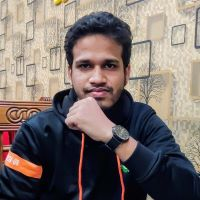
#> input picture sm_pic.jpg, 200 x 200 px, found by its file name
$ python code_combine.py
#> lines starting #> are read from the running program, lines starting #| are printed output that depends on the picture; long printed decimals are rounded
from PIL import Image
import cv2
import numpy as np
import matplotlib.pyplot as plt
import math

# -----------------------------
# Load Original Image (PIL for contrast enhancement)
# -----------------------------
img_pil = Image.open("sm_pic.jpg").convert('RGB')
#> img_pil is the input picture: PIL image 200x200 RGB; mean R, G, B 121.9, 110.4, 106.4
img_np = np.array(img_pil)

# Also load grayscale version for other transformations
img_gray = cv2.cvtColor(img_np, cv2.COLOR_RGB2GRAY)
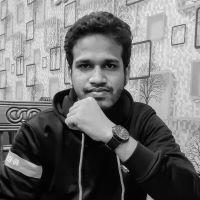
#> img_gray: shape (200, 200); min 0, max 238, mean 113.4

# -----------------------------
# Lab 05: Contrast Enhancement
# -----------------------------
alpha = 1.5   # Contrast control
beta = 20     # Brightness control

contrast_img = np.clip(alpha * img_np + beta, 0, 255).astype(np.uint8)
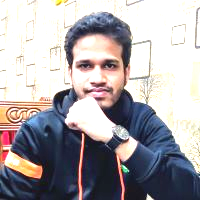
#> contrast_img: shape (200, 200, 3); mean R, G, B 169.1, 164.5, 168.3
contrast_gray = cv2.cvtColor(contrast_img, cv2.COLOR_RGB2GRAY)
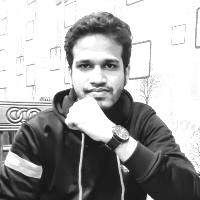
#> contrast_gray: shape (200, 200); min 20, max 255, mean 166.3

# -----------------------------
# Lab 04: Log Transformation
# -----------------------------
c = 255 / np.log(1 + np.max(img_gray))
#> c = 46.56
log_img = c * np.log(1 + img_gray)
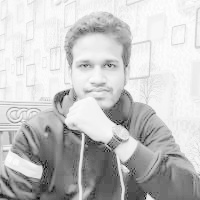
#> log_img: shape (200, 200) float16; min 0, max 255, mean 197.8
log_img = np.array(log_img, dtype=np.uint8)

# -----------------------------
# Power-Law (Gamma) Transformation
# -----------------------------
gamma = 0.5
gamma_img = np.array(255 * (img_gray / 255) ** gamma, dtype='uint8')
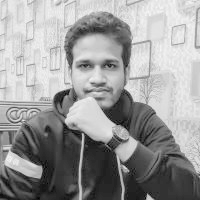
#> gamma_img: shape (200, 200); min 0, max 246, mean 153.6

# -----------------------------
# MSE & PSNR Function
# -----------------------------
def mse_psnr(original, processed):
    mse = np.mean((original - processed) ** 2)
#> mse = 117.7
    if mse == 0:
        psnr = 100
    else:
        psnr = 10 * math.log10((255 * 255) / mse)
#> psnr = 27.42
    return mse, psnr

# -----------------------------
# Compute Metrics
# -----------------------------
mse_c, psnr_c = mse_psnr(img_gray, contrast_gray)
#> mse_c = 117.7; psnr_c = 27.42
mse_l, psnr_l = mse_psnr(img_gray, log_img)
#> mse_l = 101.2; psnr_l = 28.08
mse_g, psnr_g = mse_psnr(img_gray, gamma_img)
#> mse_g = 116.9; psnr_g = 27.45

# -----------------------------
# Print Results
# -----------------------------
print("===== IMAGE QUALITY COMPARISON =====\n")

print("Contrast Enhancement:")
print("MSE :", mse_c)
#| MSE : 117.708
print("PSNR:", psnr_c, "dB\n")
#| PSNR: 27.423 dB

print("Log Transformation:")
print("MSE :", mse_l)
#| MSE : 101.190
print("PSNR:", psnr_l, "dB\n")
#| PSNR: 28.079 dB

print("Gamma Transformation:")
print("MSE :", mse_g)
#| MSE : 116.944
print("PSNR:", psnr_g, "dB\n")
#| PSNR: 27.451 dB

# -----------------------------
# Display Images
# -----------------------------
titles = [
    "Original Image",
    "Contrast Enhanced",
    "Log Transformation",
    "Gamma Transformation"
]

images = [img_gray, contrast_gray, log_img, gamma_img]

plt.figure(figsize=(12, 6))

for i in range(4):
    plt.subplot(2, 2, i+1)
    plt.imshow(images[i], cmap='gray')
    plt.title(titles[i])

plt.tight_layout()
plt.show()

# -----------------------------
# Print Image Matrices (optional)
# -----------------------------
print("\nContrast Enhanced Matrix:\n", contrast_gray)
#> (printed output is left out)
print("\nLog Transform Matrix:\n", log_img)
#> (printed output is left out)
print("\nGamma Transform Matrix:\n", gamma_img)
#> (printed output is left out)
